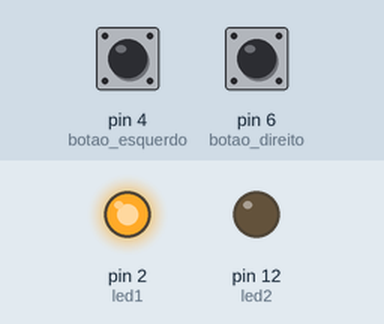
A program run on a simulated Arduino Mega 2560, built with avr-gcc and run on an emulated ATmega2560. Parts: output pins drawn as LEDs (lit = HIGH). Inputs (shaded band) come from the test bench; at power-on: pin 4 (botao_esquerdo) HIGH, pin 6 (botao_direito) LOW.

Above: at 1.2 s.
1.3 s: pin 4 (botao_esquerdo) pulled LOW for 0.15 s
At 1.4 s:
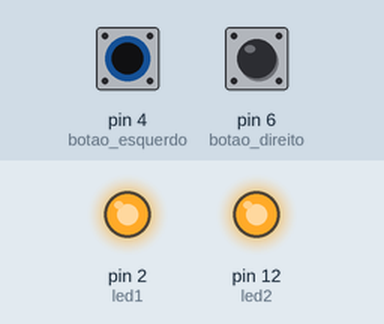
3.0 s: pin 6 (botao_direito) pulled HIGH for 0.15 s
At 3.1 s:
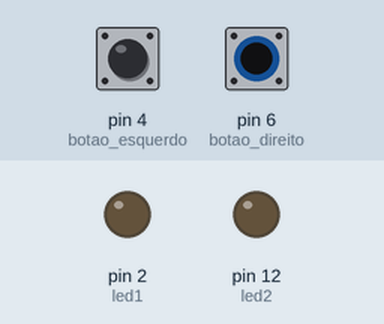
4.7 s: pin 6 (botao_direito) pulled HIGH for 3.2 s
At 8.3 s:
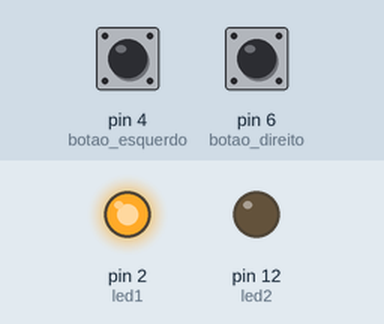
9.4 s: pin 4 (botao_esquerdo) pulled LOW for 3.2 s
At 10.6 s:
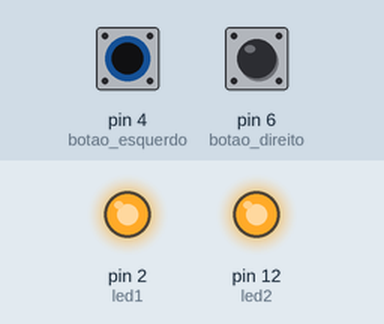
14.1 s: pin 4 (botao_esquerdo) driven LOW and pin 6 (botao_direito) driven HIGH
At 15.5 s:
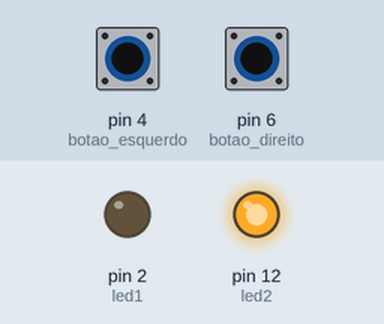
Timing chart, 0 to 16.6 s (numbered marks = the images above; inputs shaded):
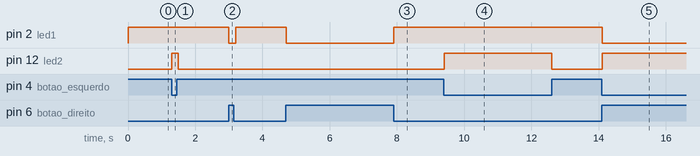

The program:

main.cpp
```cpp
#include <Arduino.h>

int BAUD_RATE = 9600;

//criar variaveis
int estado_do_botao_esquerdo = 0;
int estado_do_botao_direito = 0;

//vars botões
int botao_esquerdo = 4;
int botao_direito = 6;

int opcao = 0;

//perifericos dos leds
int led1 = 2;
int led2 = 12;

void setup () {
  //configuracao porta serie
  Serial.begin(BAUD_RATE);
  pinMode(led1, OUTPUT);
  pinMode(led2, OUTPUT);
  pinMode(botao_esquerdo, INPUT);
  pinMode(botao_direito, INPUT);
}

void loop () {
  //leitura dos botões
  estado_do_botao_esquerdo = digitalRead(botao_esquerdo);
  estado_do_botao_direito = digitalRead(botao_direito);

  //quando botoes nao tiverem pressionados desligar leds
  if (!estado_do_botao_esquerdo && !estado_do_botao_direito)
  {
    opcao = 0;
  }
  //quando botao da direita nao estiver pressionado e o botao da esquerda estiver pressionado ligar led da esquerda e desligar led da direita
  else if (estado_do_botao_esquerdo && !estado_do_botao_direito)
  {
    opcao = 1;
  }
  //quando botao da esquerda nao estiver pressionado e o botao da direita estiver pressionado ligar led da direita e desligar led da esquerda
  else if (!estado_do_botao_esquerdo && estado_do_botao_direito)
  {
    opcao = 2;
  }
  //quando os botoes estiverem pressionados ligar os dois leds
  else if (estado_do_botao_esquerdo && estado_do_botao_direito)
  {
    opcao = 3;
  }
  else  {
    opcao = 0;
  }

  switch(opcao) {
    case 0:
      digitalWrite(led1, HIGH);
      digitalWrite(led2, HIGH);
      break;
    case 1:
      digitalWrite(led1, HIGH);
      digitalWrite(led2, LOW);
      break;
    case 2:
      digitalWrite(led1, LOW);
      digitalWrite(led2, HIGH);
      break;
    case 3:
      digitalWrite(led1, LOW);
      digitalWrite(led2, LOW);
      break;
    default:
      Serial.println("Erro");
      break;
  }
  delay(100);
}

//quatro ifs
//passar para uma função
// depois criar uma função que execute as opções que estão lá, quatro funções
//passar tudo para uma função que passe os parametros diretamente, em que eu no switch executo leds(1,0), etc...
// chamar as funçoes
//foram trocadas funções por valores fixos por dinâmicos com uma só função que ative diretamente sem estar a ser chamada cada função
//diferente
//complicar para existir um led do meio, criar int meio do meio, dizer que ha int do led 3 que é o d9 que é o do meio, dizer que
//há um botão do meio, meter mais casos conforme necessário, 
```

Measured:
- after the input at 1.3 s, pin 12 (led2): LOW → HIGH at once, → LOW 0.20 s later
- after the input at 3.0 s, pin 2 (led1): HIGH → LOW at once, → HIGH 0.20 s later
- after the input at 4.7 s, pin 2 (led1): HIGH → LOW at once, → HIGH 3.2 s later
- after the input at 9.4 s, pin 12 (led2): LOW → HIGH at once, → LOW 3.2 s later
- after the input at 14.1 s, pin 2 (led1): HIGH → LOW at once; pin 12 (led2): LOW → HIGH at once
